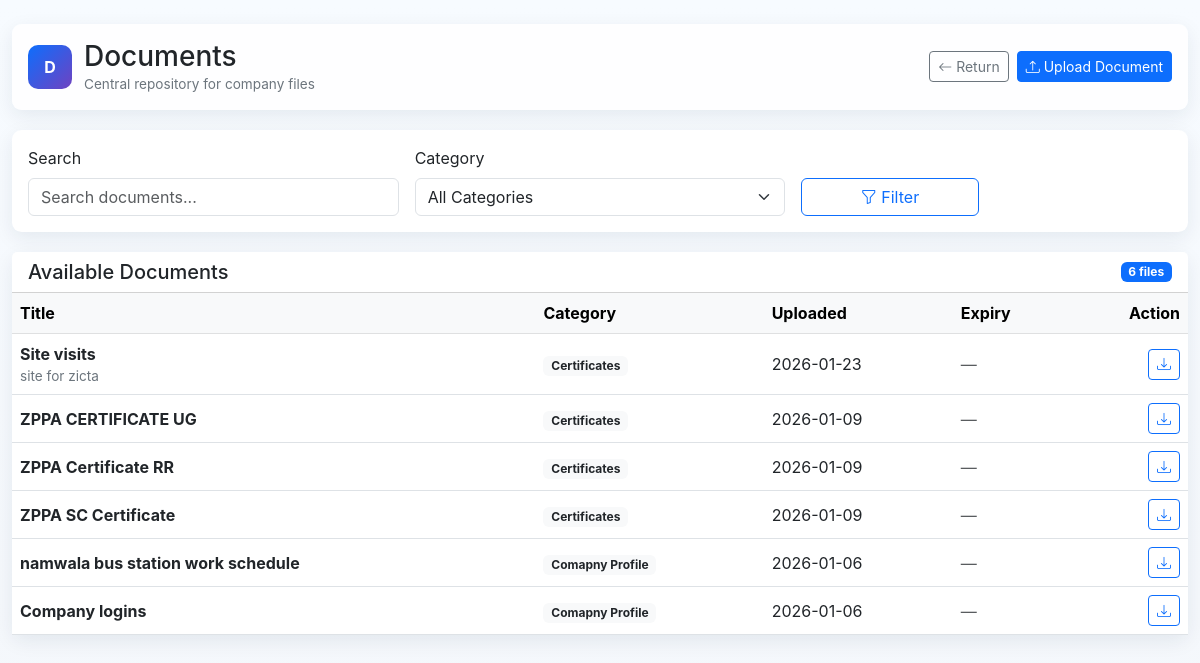
/documents/, run on an earlier commit of the app's database.
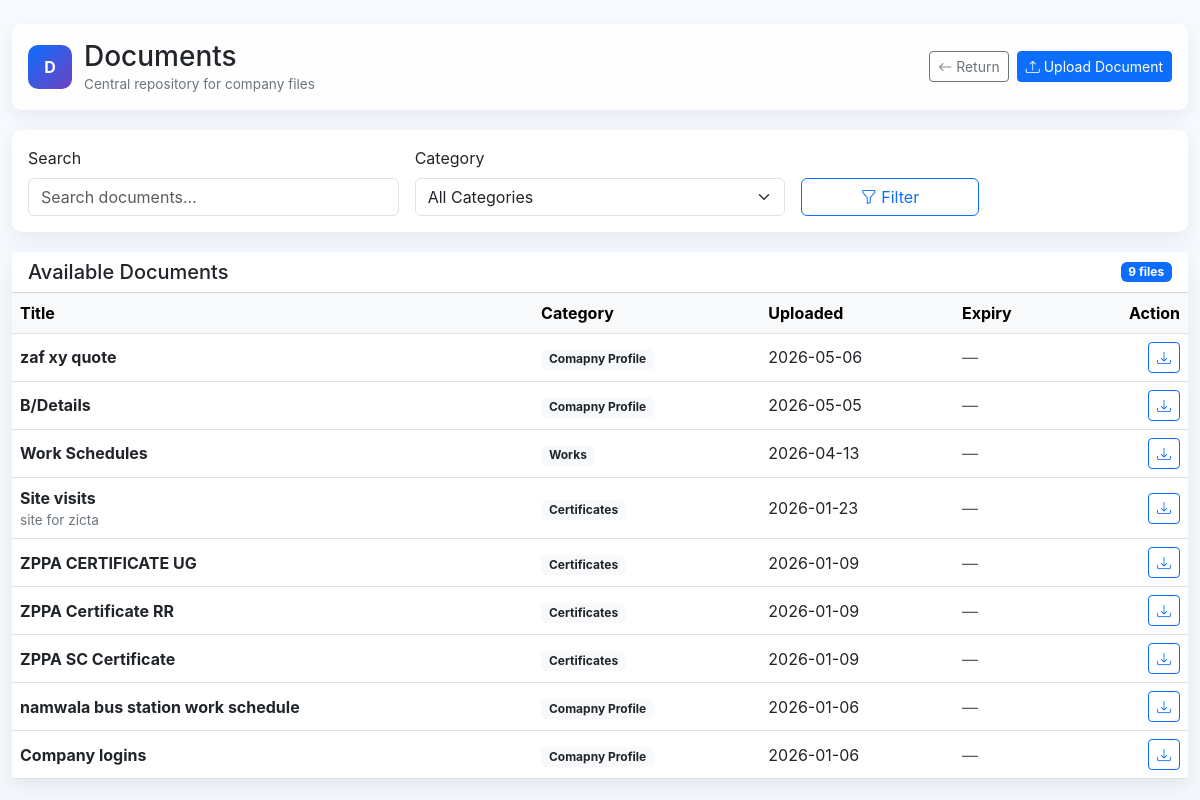
And on a later commit of the database.
### documents/models.py (models this page shows, shortened)
class Document(models.Model):
    title = models.CharField(max_length=255)
    file = models.FileField(upload_to=document_upload_path)
    category = models.ForeignKey(Category, on_delete=models.PROTECT)
    description = models.TextField(blank=True)
    uploaded_by = models.ForeignKey(
        User,
        on_delete=models.SET_NULL,
        null=True,
        blank=True,
        related_name='uploaded_documents'
    )
    uploaded_at = models.DateTimeField(auto_now_add=True)
    expiry_date = models.DateField(null=True, blank=True)
    is_active = models.BooleanField(default=True)
    class Meta:
        ordering = ['-uploaded_at']

class Category(models.Model):
    name = models.CharField(max_length=100, unique=True)
    slug = models.SlugField(max_length=120, unique=True, blank=True)
    description = models.TextField(blank=True)

### documents/views.py (the view)
# urls.py: path('', views.document_list, name='document_list'),
def document_list(request):
    documents = Document.objects.filter(is_active=True)
    categories = Category.objects.all()
    q = request.GET.get('q')
    category_id = request.GET.get('category')
    if q:
        documents = documents.filter(
            Q(title__icontains=q) |
            Q(description__icontains=q)
        )
    if category_id:
        documents = documents.filter(category_id=category_id)
    return render(request, 'documents/list.html', {
        'documents': documents,
        'categories': categories,
    })

### documents/templates/documents/list.html (shortened to what the changed rows need)
{% load static %}
<!DOCTYPE html>
<html lang="en">
<head>
    <link href="https://cdn.jsdelivr.net/npm/bootstrap@5.3.0/dist/css/bootstrap.min.css" rel="stylesheet">
    <link href="https://cdn.jsdelivr.net/npm/bootstrap-icons@1.10.5/font/bootstrap-icons.css" rel="stylesheet">
</head>
<body>
<div class="container-fluid py-4">
    <div class="topbar">
        <div class="brand">
            <div>
                <h1 class="h3 mb-0">Documents</h1>
            </div>
        </div>
    </div>
    <div class="card">
        <div class="card-header d-flex justify-content-between align-items-center bg-white">
            <h5 class="mb-0">Available Documents</h5>
            <span class="badge bg-primary">{{ documents|length }} files</span>
        </div>
        <div class="table-responsive">
            <table class="table table-hover align-middle mb-0">
                <thead class="table-light">
                    <tr>
                        <th>Title</th>
                        <th>Category</th>
                        <th>Uploaded</th>
                        <th>Expiry</th>
                        <th class="text-end">Action</th>
                    </tr>
                </thead>
                <tbody>
                {% for doc in documents %}
                    <tr>
                        <td>
                            <strong>{{ doc.title }}</strong>
                            {% if doc.description %}
                                <div class="text-muted-small">
                                    {{ doc.description|truncatechars:50 }}
                                </div>
                            {% endif %}
                        </td>
                        <td>
                            <span class="badge bg-light text-dark">
                                {{ doc.category.name }}
                            </span>
                        </td>
                        <td>{{ doc.uploaded_at|date:"Y-m-d" }}</td>
                        <td>
                            {% if doc.expiry_date %}
                                {{ doc.expiry_date }}
                            {% else %}
                                <span class="text-muted">—</span>
                            {% endif %}
                        </td>
                        <td class="text-end">
                            <a href="{% url 'documents:download_document' doc.id %}"
                               class="btn btn-sm btn-outline-primary"
                               title="Download">
                                <i class="bi bi-download"></i>
                            </a>
                        </td>
                    </tr>
                {% empty %}
                    <tr>
                        <td colspan="5" class="text-center text-muted py-4">
                            No documents found
                        </td>
                    </tr>
                {% endfor %}
                </tbody>
            </table>
        </div>
    </div>
</div>
</body>
</html>

What changed in the data, as far as the page shows it:
added Document: title "zaf xy quote", category.name "Comapny Profile", uploaded_at "2026-05-06"
added Document: title "B/Details", category.name "Comapny Profile", uploaded_at "2026-05-05"
added Document: title "Work Schedules", category.name "Works", uploaded_at "2026-04-13"
Also different on the page:
{{ documents|length }}: "6" → "9"
